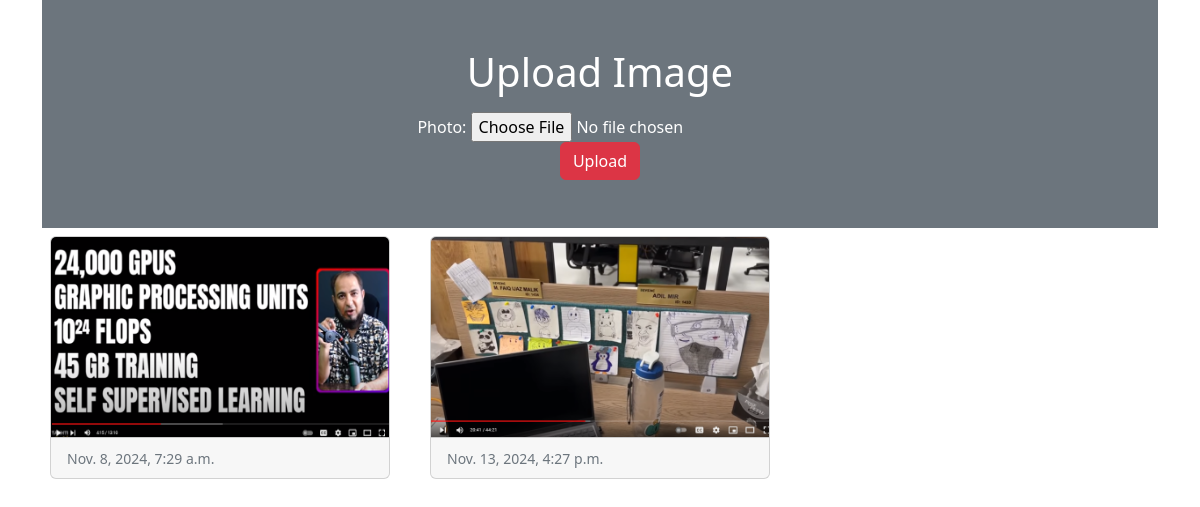
The app's page /, older data.
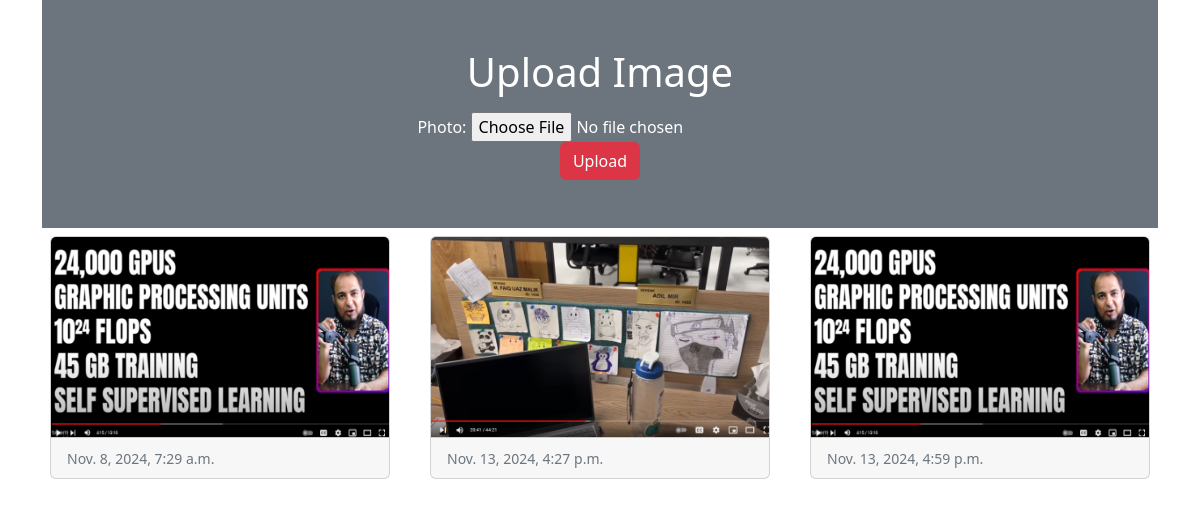
The same page, newer data.
### myapp/models.py (models this page shows)
class Image(models.Model):
    photo = models.ImageField(upload_to="myimage")
    date = models.DateTimeField(auto_now_add=True)

### myapp/views.py (the view)
# urls.py: path('', views.home),  # This is the path for your home page
def home(request):
    if request.method == "POST":
        form = ImageForm(request.POST, request.FILES)
        if form.is_valid():
            form.save()
    img= Image.objects.all()
    form = ImageForm()
    return render(request, 'myapp/home.html', {'img': img, 'form': form})

### myapp/forms.py
class ImageForm(forms.ModelForm):
    class Meta:
        model= Image
        fields = '__all__'

### myapp/templates/myapp/home.html (shortened to what this page needs)
<!doctype html>
<html lang="en">
<head>
  <link href="https://cdn.jsdelivr.net/npm/bootstrap@5.2.3/dist/css/bootstrap.min.css" rel="stylesheet">
</head>
<body>
  <div class="container">
    <div class="py-5 text-center bg-secondary text-white fade-in-up" id="upload-form">
      <h1 class="mb-3">Upload Image</h1>
      <form action="" method="post" enctype="multipart/form-data">
        {{form}}
        <input type="submit" class="btn btn-danger" value="Upload">
      </form>
    </div>
     <div class="row">
     {% for x in img %}
      <div class="col-sm-4">
      <div class="card m-2 ">
      <img src="{{x.photo.url}}" alt="" class="card-img-top" height=" 200px">
      <div class="card-footer">
      <small class="text-muted ">{{x.date}}</div></small>
        </div>
      </div>
     {% endfor %}
     </div>
  </div>
</body>
</html>

Row changes from the older to the newer data that the page shows:
added Image: photo (picture), date "Nov. 13, 2024, 4:59 p.m."
